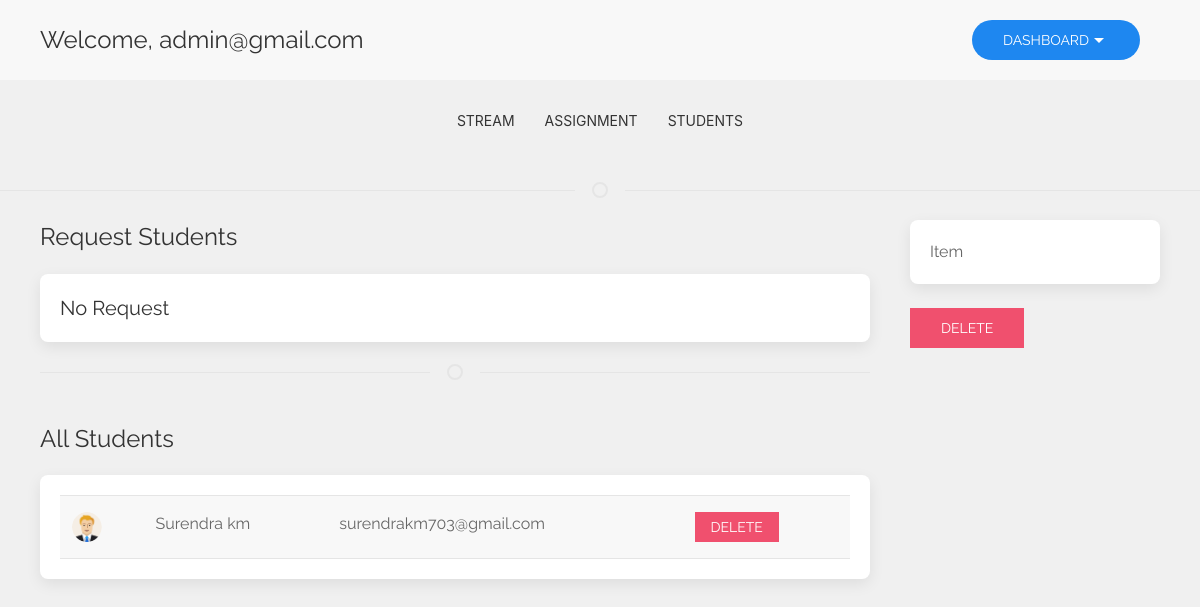
Page /class/request/student/9 (signed in) on the committed database.
### account/models.py (models this page shows, shortened)
class Account(AbstractBaseUser):
    email = models.EmailField(
        verbose_name='email address',
        max_length=255,
        unique=True,
    )
    is_student = models.BooleanField(default=False)
    is_teacher = models.BooleanField(default=False)
    is_suspended = models.BooleanField(default=False)
    is_firstLogin = models.BooleanField(default=True)
    is_manager = models.BooleanField(default=False)
    is_admin = models.BooleanField(default=False)
    is_active = models.BooleanField(default=True)
    objects = AccountManager()
    USERNAME_FIELD = 'email'
    REQUIRED_FIELDS = []
    def __str__(self):
        return self.email

### student/models.py (models this page shows, shortened)
class Student(models.Model):
    name = models.CharField(max_length=100)
    contact_no = models.CharField(max_length=20,default='98xxxxxxxx')
    profile = models.ImageField(blank=True,null=True,upload_to='profile/')
    user = models.OneToOneField(Account,on_delete=models.CASCADE)

### class_/views.py (the view)
# urls.py: path('request/student/<int:id>',requeststudent,name='class_student_request'),
def requeststudent(request,id):
    all_id = [x.student_id for x in ClassJoined.objects.filter(class_join_id=id,is_accept=True)]
    reqeust_id = [x.student_id for x in ClassJoined.objects.filter(class_join_id=id, is_accept=False)]
    context = {
        'class':Class.objects.get(id=id),
        'student': Student.objects.filter(id__in=all_id),
        'request_student':Student.objects.filter(id__in=reqeust_id),
    }
    return render(request,'class_/class_student_request.html',context)

### templates/class_/class_student_request.html (shortened to what this page needs)
{% extends 'master/teacher_dashboard.html' %}
 {% load staticfiles %}
 {% block 'contents' %}
    {% include 'includes/class_nav.html' %}
    <div class="uk-container">
            <div uk-grid>
                <div class="uk-width-3-4@m">
                    <h3>Request Students</h3>
                    <div class="uk-card uk-card-default uk-card-body uk-card-small box">
                       {% if request_student %}
                        <table class="uk-table uk-table-striped">
                        {% for s in request_student %}
                            <tr>
                                <td>
                                      {% if s.profile %}
                                        <img class="uk-border-circle" width="30" height="30" src="{{MEDIA_URL}}{{s.profile.url}}">
                                      {% else %}
                                        <img class="uk-border-circle" width="30" height="30" src="{% static 'img/teacher.png' %}">
                                      {% endif %}
                                </td>
                                <td>
                                    {{s.name}}
                                </td>
                                <td>{{s.user.email}}</td>
                                <td>
                                <a href="{% url 'requestAccept' class.id s.id %}" class="uk-button uk-button-danger uk-button-small">Accept</a>
                                <a id = 'student_remove_from_class_' url="{% url 'remove_student' class.id s.id %}" class="uk-button uk-button-danger uk-button-small">Delete</a></td>
                            </tr>
                        {% endfor %}
                        </table>
                        {% else %}
                            <h4>No Request</h4>
                        {% endif %}
                    </div>
                      <hr class="uk-divider-icon">
                <h3>All Students</h3>
                    <div class="uk-card uk-card-default uk-card-body uk-card-small box">
                       {% if student %}
                        <table class="uk-table uk-table-striped">
                        {% for s in student %}
                            <tr>
                                <td>
                                      {% if s.profile %}
                                        <img class="uk-border-circle" width="30" height="30" src="{{MEDIA_URL}}{{s.profile.url}}">
                                      {% else %}
                                        <img class="uk-border-circle" width="30" height="30" src="{% static 'img/teacher.png' %}">
                                      {% endif %}
                                </td>
                                <td>
                                    {{s.name}}
                                </td>
                                <td>{{s.user.email}}</td>
                                <td>
                                <a id="student_remove_from_class" url="{% url 'remove_student' class.id s.id %}" href="#" class="uk-button uk-button-danger uk-button-small">Delete</a></td>
                            </tr>
                        {% endfor %}
                        </table>
                       {% else %}
                         <h3>No Students </h3>
                        {% endif %}
                    </div>
                </div>
             {% include 'includes/class_side_bar.html' %}
            </div>
    </div>
 {% endblock %}

### templates/master/teacher_dashboard.html (shortened to what this page needs)
<!DOCTYPE html>
{% load staticfiles %}
<html lang="en">
<head>
    <link rel="stylesheet" href="{% static 'css/uikit.min.css' %}" />
    <link rel="stylesheet" href="{% static 'css/dashboard.css' %}">
</head>
<body>
<nav class="uk-navbar-container" uk-navbar uk-sticky>
    <div class="uk-navbar-left">
        <div class="uk-container">
            <h3>Welcome, {{request.user}}</h3>
        </div>
    </div>
    <div class="uk-navbar-right">
       <div class="uk-container">
            <ul class="uk-navbar-nav">
                <li>
                    <button class="uk-button uk-button-primary dashbutton"><a href="{% url 'teacher_dashboard' %}" style="color:white;">Dashboard<span uk-icon="icon: triangle-down"></span></a></button>
                </li>
            </ul>
       </div>
    </div>
</nav>
{% block 'contents' %}
{% endblock %}
</body>
</html>

### static/css/dashboard.css (style rules this page uses)
* { font-family: 'Raleway', sans-serif; }
h1,h2,h3,h4,h5,h6,p,a,span { font-family: 'Raleway', sans-serif; }
a { color:black; }
html { background-color:#F0F0F0; }
.dashbutton { margin:20px; border-radius:20px; padding:25 25px !important; }
.box { border-radius:8px !important; }

### rows in the picture
Account: user "admin@gmail.com"
Student: name "Surendra km", user.email "surendrakm703@gmail.com"
